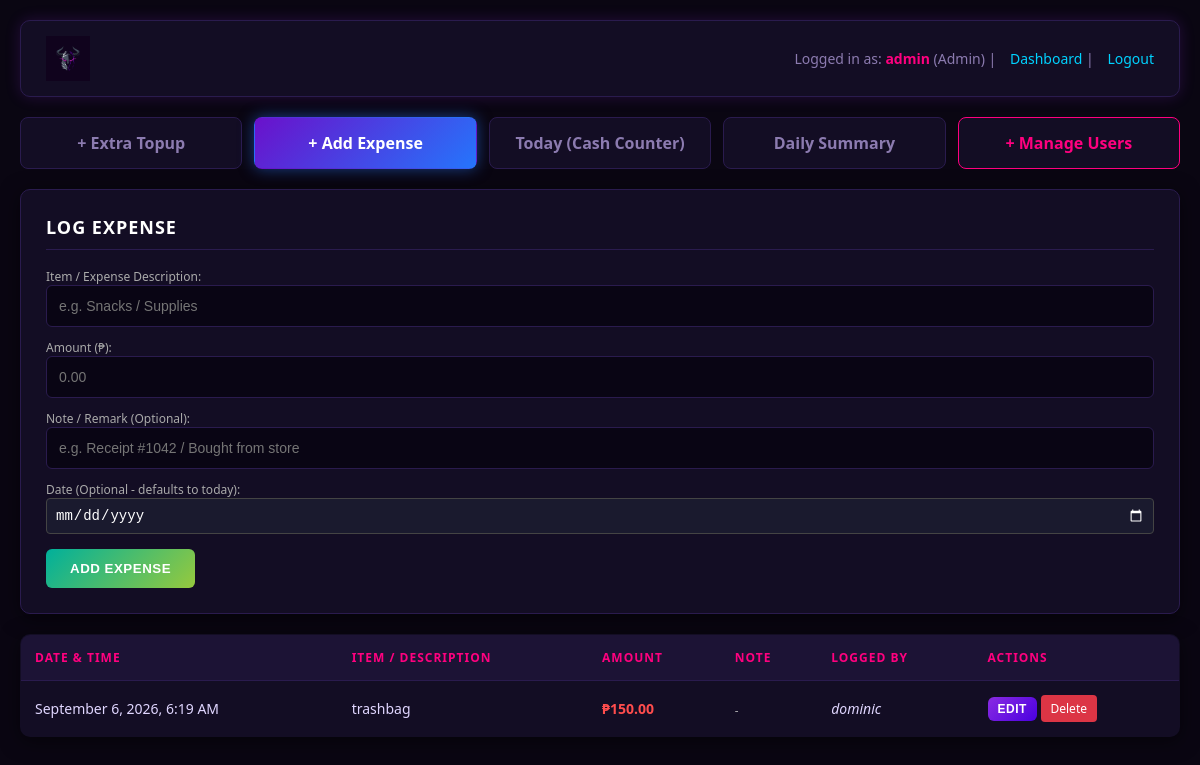
/index.php?tab=expense (signed in), run on the app's committed database.
### tables this page shows
CREATE TABLE `expense_logs` (
  `id` int(11) NOT NULL,
  `date_time` datetime DEFAULT current_timestamp(),
  `item_name` varchar(100) NOT NULL,
  `amount` decimal(10,2) NOT NULL,
  `notes` varchar(255) DEFAULT NULL,
  `logged_by` varchar(50) NOT NULL
);

### index.php (the view, shortened to what this page needs)
<?php
require 'db.php';
$logged_user = $_SESSION['username'];
$user_role   = $_SESSION['role'] ?? 'staff';
$active_tab  = $_GET['tab'] ?? 'balance';
$expenses = $pdo->query("SELECT * FROM expense_logs ORDER BY date_time DESC")->fetchAll(PDO::FETCH_ASSOC);
?>
<!DOCTYPE html>
<html>
<head>
    <link rel="stylesheet" type="text/css" href="style.css">
</head>
<body>
    <div class="header">
        <div class="brand-section">
            <img src="heroics-title.png" alt="Heroics Gaming Lounge" class="brand-title" style="height: 45px; width: auto;">
        </div>
        <div class="header-user">
            Logged in as: <b><?= htmlspecialchars($logged_user); ?></b> (<?= ucfirst($user_role) ?>) |
            <a href="index.php">Dashboard</a> |
            <a href="logout.php">Logout</a>
        </div>
    </div>
    <div class="nav-buttons">
        <a href="index.php?tab=balance" class="nav-btn <?= $active_tab === 'balance' ? 'active' : '' ?>">+ Extra Topup</a>
        <a href="index.php?tab=expense" class="nav-btn <?= $active_tab === 'expense' ? 'active' : '' ?>">+ Add Expense</a>
        <a href="index.php?tab=today" class="nav-btn <?= $active_tab === 'today' ? 'active' : '' ?>">Today (Cash Counter)</a>
        <a href="summary.php" class="nav-btn">Daily Summary</a>
        <?php if ($user_role === 'admin'): ?>
            <a href="users.php" class="nav-btn" style="border-color: #ff007f; color: #ff007f;">+ Manage Users</a>
        <?php endif; ?>
    </div>
    <?php if ($active_tab === 'expense'): ?>
    <div class="box">
        <h3>Log Expense</h3>
        <form method="POST" action="index.php?tab=expense">
            <div class="form-group" style="margin-bottom: 12px;">
                <label style="display:block; font-size:12px; color:#aaa;">Item / Expense Description:</label>
                <input type="text" name="item_name" required placeholder="e.g. Snacks / Supplies">
            </div>
            <div class="form-group" style="margin-bottom: 12px;">
                <label style="display:block; font-size:12px; color:#aaa;">Amount (₱):</label>
                <input type="number" step="0.01" name="amount" required placeholder="0.00">
            </div>
            <div class="form-group" style="margin-bottom: 12px;">
                <label style="display:block; font-size:12px; color:#aaa;">Note / Remark (Optional):</label>
                <input type="text" name="note" placeholder="e.g. Receipt #1042 / Bought from store">
            </div>
            <div class="form-group" style="margin-bottom: 15px;">
                <label style="display:block; font-size:12px; color:#aaa;">Date (Optional - defaults to today):</label>
                <input type="date" name="custom_date" style="color-scheme: dark; padding: 8px; width: 100%; border-radius: 4px; border: 1px solid #444; background: #1a1a2e; color: #fff;">
            </div>
            <button type="submit" class="btn btn-green">Add Expense</button>
        </form>
    </div>
    <table>
        <thead>
            <tr>
                <th>Date & Time</th>
                <th>Item / Description</th>
                <th>Amount</th>
                <th>Note</th>
                <th>Logged By</th>
                <th>Actions</th>
            </tr>
        </thead>
        <tbody>
            <?php foreach ($expenses as $r): ?>
            <tr id="view_e_<?= $r['id'] ?>">
                <td><?= date('F j, Y, g:i A', strtotime($r['date_time'])) ?></td>
                <td><?= htmlspecialchars($r['item_name']) ?></td>
                <td style="color: #ff4d4d; font-weight: bold;">₱<?= number_format($r['amount'], 2) ?></td>
                <td><small style="color: #bbb;"><?= htmlspecialchars($r['note'] ?? '-') ?></small></td>
                <td><i><?= htmlspecialchars($r['logged_by']) ?></i></td>
                <td>
                    <button class="btn" style="padding: 5px 10px; font-size:12px;" onclick="toggleEdit('e_<?= $r['id'] ?>')">Edit</button>
                    <a href="index.php?tab=expense&delete_tbl=expense_logs&del_id=<?= $r['id'] ?>&csrf_token=<?= $_SESSION['csrf_token'] ?>" onclick="return confirm('Delete this expense?')" class="btn-danger" style="text-decoration:none; display:inline-block; padding: 5px 10px; font-size:12px;">Delete</a>
                </td>
            </tr>
            <?php endforeach; ?>
        </tbody>
    </table>
    <?php endif; ?>
</body>
</html>

### style.css (style rules this page uses)
:root { --bg-dark: #0a0612; --card-bg: #130d24; --border-color: #2a1b4e; --primary-purple: #8a2be2; --neon-pink: #ff007f; --neon-blue: #00d2ff; --text-light: #e0d6ff; --text-muted: #8c7bb0; }
body { font-family: 'Segoe UI', Tahoma, Geneva, Verdana, sans-serif; margin: 0; padding: 20px; background-color: var(--bg-dark); color: var(--text-light); }
.header { display: flex; justify-content: space-between; align-items: center; background: var(--card-bg); padding: 15px 25px; border-radius: 10px; border: 1px solid var(--border-color); box-shadow: 0 0 15px rgba(138, 43, 226, 0.2); margin-bottom: 20px; }
.brand-section { display: flex; align-items: center; gap: 15px; }
.brand-title { height: 35px; width: auto; }
.header-user { font-size: 14px; color: var(--text-muted); }
.header-user b { color: var(--neon-pink); }
.header-user a { color: var(--neon-blue); text-decoration: none; margin-left: 10px; }
.nav-buttons { display: flex; gap: 12px; margin-bottom: 20px; }
.nav-btn { flex: 1; text-align: center; padding: 14px; background: var(--card-bg); color: var(--text-muted); text-decoration: none; font-weight: bold; border-radius: 8px; border: 1px solid var(--border-color); transition: all 0.3s ease; }
.nav-btn.active { background: linear-gradient(135deg, #6a11cb 0%, #2575fc 100%); color: #fff; border-color: transparent; box-shadow: 0 0 15px rgba(37, 117, 252, 0.5); }
.box { background: var(--card-bg); padding: 25px; border-radius: 10px; border: 1px solid var(--border-color); box-shadow: 0 4px 20px rgba(0, 0, 0, 0.5); margin-bottom: 20px; }
.box h3 { margin-top: 0; color: #fff; text-transform: uppercase; letter-spacing: 1px; font-size: 18px; border-bottom: 1px solid var(--border-color); padding-bottom: 10px; }
input, select { padding: 12px; background: #090514; border: 1px solid var(--border-color); border-radius: 6px; font-size: 14px; color: #fff; width: 100%; box-sizing: border-box; outline: none; transition: border 0.3s ease; }
button.btn { background: linear-gradient(135deg, #8a2be2, #4a00e0); color: white; border: none; padding: 12px 24px; border-radius: 6px; cursor: pointer; font-weight: bold; text-transform: uppercase; letter-spacing: 0.5px; transition: transform 0.2s, box-shadow 0.2s; }
button.btn-green { background: linear-gradient(135deg, #00b09b, #96c93d); }
button.btn-danger, a.btn-danger { background: #dc3545; color: white; border: none; padding: 6px 12px; border-radius: 4px; cursor: pointer; font-size: 12px; }
table { width: 100%; border-collapse: collapse; background: var(--card-bg); border-radius: 10px; overflow: hidden; border: 1px solid var(--border-color); box-shadow: 0 4px 20px rgba(0, 0, 0, 0.5); }
th, td { border-bottom: 1px solid var(--border-color); padding: 14px; text-align: left; font-size: 14px; }
th { background: #1c1335; color: var(--neon-pink); text-transform: uppercase; font-size: 12px; letter-spacing: 1px; }

### data on the page
expense_logs: date_time "September 6, 2026, 6:19 AM", item_name "trashbag", amount "150.00", note "-", logged_by "dominic"

### other printed values
$logged_user "admin"
$user_role "Admin"
